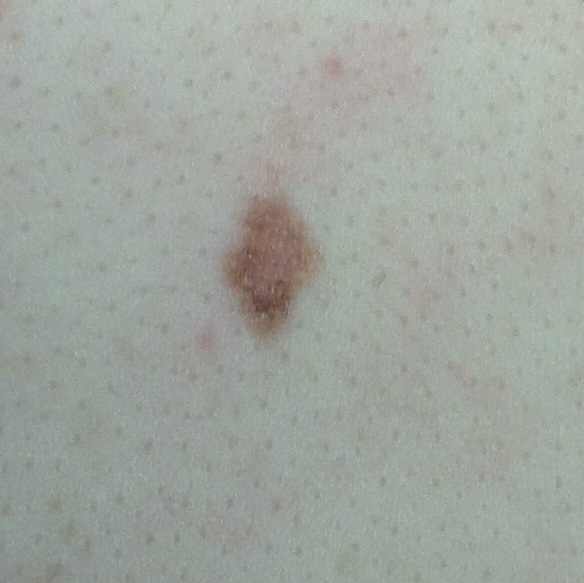
#> input picture data/images/low_risk_1.jpg, 584 x 583 px, found by its file name
$ python Melanoma_analysis.py   (older library calls are emulated)
#> lines starting #> are read from the running program, lines starting #| are printed output that depends on the picture; after the words box and inside, x2 and y2 are one past the last pixel; in counts of white or black regions, pixels touching at a corner belong together
# -*- coding: utf-8 -*-
"""
Created on Fri Nov 24 10:24:50 2017

@author: User
"""
import numpy as np
import matplotlib.image as mpimg
import matplotlib.pyplot as plt
from sklearn.cluster import KMeans
from scipy import ndimage
from skimage import measure
import math


dataset = ["low_risk_1.jpg","low_risk_2.jpg","low_risk_3.jpg","low_risk_4.jpg","low_risk_5.jpg",
 "low_risk_6.jpg","low_risk_7.jpg","low_risk_8.jpg","low_risk_9.jpg","low_risk_10.jpg","low_risk_11.jpg","medium_risk_1.jpg",
 "medium_risk_2.jpg","medium_risk_3.jpg","medium_risk_4.jpg","medium_risk_5.jpg","medium_risk_6.jpg",
 "medium_risk_7.jpg","medium_risk_8.jpg","medium_risk_9.jpg", "medium_risk_10.jpg","medium_risk_11.jpg","medium_risk_12.jpg","medium_risk_13.jpg"
  ,"medium_risk_14.jpg","medium_risk_15.jpg","medium_risk_16.jpg","melanoma_1.jpg","melanoma_2.jpg","melanoma_3.jpg",
  "melanoma_4.jpg","melanoma_5.jpg", "melanoma_6.jpg","melanoma_7.jpg","melanoma_8.jpg","melanoma_9.jpg",
  "melanoma_10.jpg", "melanoma_11.jpg","melanoma_12.jpg","melanoma_13.jpg","melanoma_14.jpg","melanoma_15.jpg", "melanoma_16.jpg",
  "melanoma_17.jpg","melanoma_18.jpg","melanoma_19.jpg","melanoma_20.jpg","melanoma_21.jpg", "melanoma_22.jpg" ,"melanoma_23.jpg",
  "melanoma_24.jpg","melanoma_25.jpg","melanoma_26.jpg","melanoma_27.jpg"]


ratio = np.zeros(len(dataset))
indexim = 0
for item in dataset:
         # Read original image
        filein="C:\\Users\\User\\Dropbox\\3 ICT for Health\\3 ICT Health Labs\\ICT Health Lab4\\"+ item
        im = mpimg.imread(filein)
#> im is the input picture: shape (583, 584, 3); mean R, G, B 159.4, 165.6, 158.5

        plt.figure()
        plt.imshow(im)
        plt.title('original image')
        plt.show()
        red_amount= im[:,:,0] #is the amount of red color, from 0 to 255
        gree_amount= im[:,:,1] #is the amount of green color, from 0 to 255
        blue_amount= im[:,:,2] #is the amount of blue color, from 0 to 255
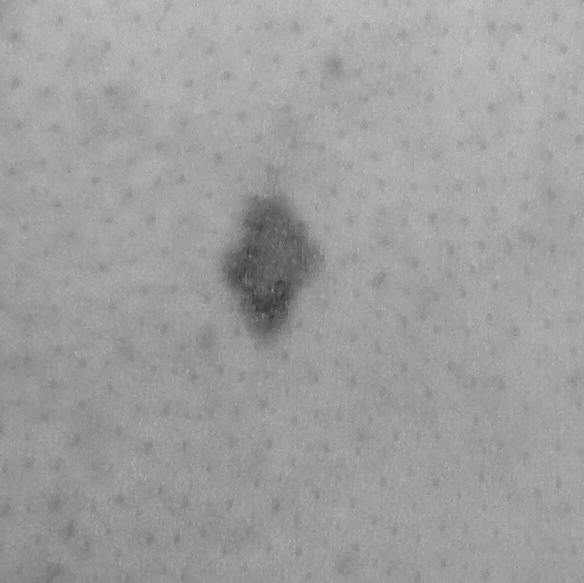
#> blue_amount: shape (583, 584); min 54, max 196, mean 158.5
        #Value [0,0,0] corresponds to black, value [255,255,255]
        #corresponds to white

        # K-means on original image
        number_clusters=3 # the number of clusters
        kmeans = KMeans(n_clusters =number_clusters , random_state=0 )
        #kmeans.fit(im)  # after executing this part of script it arises an error because python requires
        #a 2D Ndarray not a 3D Ndarray
        # reshape the array
        [N1, N2,N3]=im.shape
#> N1 = 583; N2 = 584; N3 = 3
        im_2D=im.reshape((N1*N2, N3)) # N1*N2 rows and N3 columns
        [Nr, Nc]=im_2D.shape
#> Nr = 340472; Nc = 3
        # K-means on 2D Ndarray
        kmeans.fit(im_2D)
        b=kmeans
        kmeans.cluster_centers_ # the centroids of the clusters
        labels=kmeans.labels_ #the  N1*N2 classes / clusters each pixel belongs to
        # the centroids are 3 NDarrays of float numbers, but we need
        #uint8 numbers to show the image; therefore the centroids become:
        centroids=kmeans.cluster_centers_.astype ('uint8')
        #These three centroids represent the three colors that k-means found as
        #representatives of all the image colors (the original image has
        #potentially 2^24 = 16 *10^6 different colors, but we want only 3 different colors)

        imm=im_2D.copy()
        imm_sci=imm.reshape((N1*N2, N3))
        #kmeans_centroids= kmeans.cluster_centers_. astype

        for kc in range (number_clusters):
             ind=(kmeans.labels_==kc)
             #imm_sci[ind,:]=centroids [kc,:]
             imm_sci[ind,:]=centroids[kc,:]
        # to show the image we need 3D Ndarray not 2D,  imm_sci is 3D must be transformed into 2D
        im3D = imm_sci.reshape((N1,N2,N3))
        i=80
        im3D = im3D[i:N1-1-i,i:N2-1-i,:]
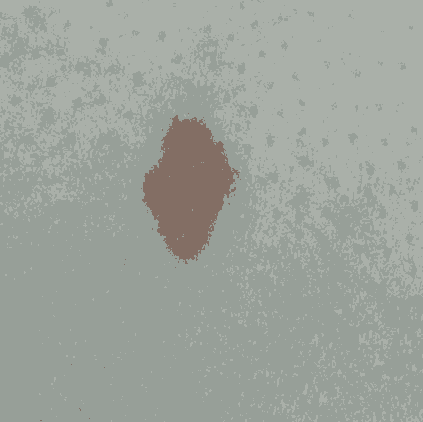
#> im3D: shape (422, 423, 3); mean of channels 0, 1, 2 157.3, 163.1, 156; drawn as R, G, B
        [N1,N2,N3]=im3D.shape
#> N1 = 422; N2 = 423

        plt.figure()
        plt.imshow(im3D)#, interpolation=None)
        plt.title('the result of scikit kmeans')
        plt.show()
        sum=[0,0,0]
        j=0
        # 1) find the darkest color it corresponds to the mole :
        # I had used this Relative luminance standard which consists
        #that the lowest value corresponds to the minimum sum  means this point has the lowest luminanace
        # so select the index because we are intersted to the darkest point
        for j in range (3):
            sum[j]= 0.2126*centroids[j,0] + 0.7152*centroids[j,1] + 0.0722*centroids[j,2]

        darkIndex = np.argmin(sum)
        darkest_color=centroids[darkIndex,:]

        new_imag = np.zeros((N1,N2))
        for column in range(N2):
           for row in range(N1):
              if (im3D[row,column,:]- centroids[darkIndex,:]).all()==0:
                  new_imag[row,column] = 1
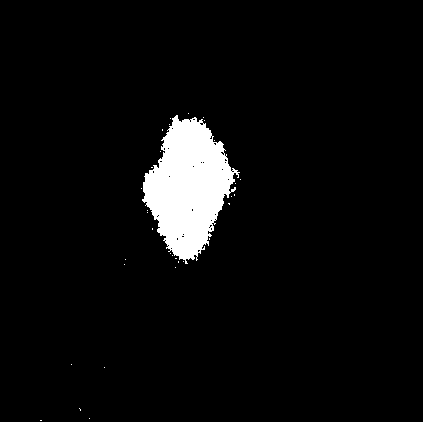
#> new_imag: shape (422, 423) float64; values 0 (black) and 1 (white), 4.8% white; 33 white regions (32 under 20 px), largest, box (x1, y1, x2, y2) and area: (142, 115, 240, 264) 8444

        plt.matshow(new_imag,cmap='Blues')
        plt.colorbar()
        plt.title('Mole Area')
        plt.axis('off')
        plt.show()
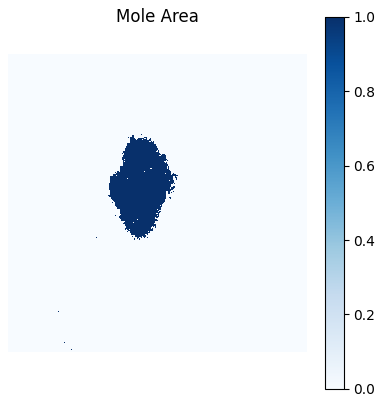
#> figure drawn by matplotlib, 2 panels
        # algorithm ipmlementation
        # Opening removes small objects
        # Dilation: maximum filter:
        separated_im=new_imag.copy()
        step = ndimage.binary_erosion(separated_im)
        step1= ndimage.binary_opening(step, structure=np.ones((13,13))).astype(np.int)
#> step: shape (422, 423) bool; 4.4% white; 7 white regions (6 under 20 px), largest, box (x1, y1, x2, y2) and area: (143, 116, 234, 259) 7759
        step2= ndimage.binary_dilation(step1).astype(separated_im.dtype)
#> step1: shape (422, 423) int64; values 0 (black) and 1 (white), 4% white; 1 white region, box (x1, y1, x2, y2) and area: (146, 123, 228, 257) 7209
        # Separate the mole from the rest of the image
        plt.matshow(step2,cmap='Blues')
#> step2: shape (422, 423) float64; values 0 (black) and 1 (white), 4.3% white; 1 white region, box (x1, y1, x2, y2) and area: (145, 122, 229, 258) 7617
        plt.colorbar()
        plt.title('Filtered Mole Area ')
        plt.axis('off')
        plt.show()

        step3=step2.copy()
        x,y = np.nonzero(step3)
#> x = 7617 values from 122 to 257
        step3=step2[np.min(x):np.max(x), np.min(y):np.max(y)]
        # find the median  and Calculate the center of the mole
        median_region=ndimage.measurements.center_of_mass(step3)
#> median_region = (64.76, 42.31)
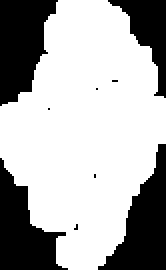
#> step3: shape (135, 83) float64 (shown 2 times larger); values 0 (black) and 1 (white), 67.7% white; 9 black regions (5 under 20 px), largest, box (x1, y1, x2, y2) and area: (0, 0, 29, 53) 1034, (49, 72, 83, 135) 1032, (0, 79, 34, 135) 966, (54, 0, 83, 49) 571
        center=[i for i in median_region]
#> center = [64.76, 42.31]
        center=[int(center[0]), int(center[1])]
#> center = [64, 42]
        '''
        plt.matshow(step3,cmap='Blues')
        plt.plot(center[1], center[0], 'ro')
        plt.colorbar()
        plt.title('Filtered Mole with median ')
        plt.axis('off')
        plt.show()'''

        # the algorime
        # find the median  and Calculate the center of the mole
        '''median_region1=ndimage.measurements.center_of_mass(step2)
        center2=[i for i in median_region1]
        center2=[int(center2[0]), int(center2[1])]'''

        index = []
        for j in range(0,N1):
             for k in range(0,N2):
                 if step2[j,k] == 1:
                    index.append((j,k))
        center2 = np.median(index, axis=0)
        center2=center2.astype(int)
        # Opening removes small objects
        # Separate the mole from the rest of the image
        plt.matshow(step2,cmap='Blues')
        plt.plot(center2[0], center2[1], 'ro')
        plt.colorbar()
        plt.title('Filtered Mole with median ')
        plt.axis('off')
        plt.show(block=False)

        above=0
        left=0
        right=0
        leftdist=[]
        abovedist=[]
        rightdist=[]
        #while Repeat:
        # compute for above
        for above in range(center2[0]):
             if (step2[center2[0]-above, center2[1]]==1):
                 for left in range(center2[1]):
                    if (step2[center2[0]-above, center2[1]-left]==1):
                        leftdist.append(left)
                 for right in range (len(step2[0])-center2[1]):
                     if (step2[center2[0]-above, center2[1]+right]==1):
                         rightdist.append(right)

             abovedist.append(above)
             left=0
             right=0

        '''print(upperdist)
        print(rightdist)
        print(leftdist)'''

        under=0
        right1=0
        left1=0

        underdist=[]
        right1dist=[]
        left1dist=[]

        for under in range(len(step2)-center2[0]):
             if (step2[center2[0]+under, center2[1]]==1):
                 for left1 in range(center2[1]):
                    if (step2[center2[0]+under, center2[1]-left1]==1):
                         left1dist.append(left1)
                 for right1 in range(len(step2[1])-center2[1]):
                     if (step2[center2[0]+under, center2[1]+right1]==1):
                         right1dist.append(right1)

                 underdist.append(under)
                 right1=0
                 left1=0
        '''print(underdist)
        print(rightdist2)
        print(leftdist2)'''
        maxright=right1dist+rightdist
        maxleft=left1dist+leftdist
        bothleft_right=maxright+maxleft
        bothabove_under= underdist +abovedist

        moverow=center2[0]-np.max(bothabove_under) #==> xxxxxx
        movecol=center2[1]-np.max(maxleft)   #==> yyyyy

        ony= center2[1]+np.max(maxright)# column
        onx=center2[0]+np.max(bothabove_under) # row

        # I decide to leave a magre of 20
        step4=step2[int(moverow): int(onx), int(movecol): int(ony) ]

        newcenter=[center2[0]-moverow, center2[1]- movecol]

        #center2[0]is for x movements means for column movements
        #center2[1] is for x movement means for row movements
        # Opening removes small objects
        # Separate the mole from the rest of the image
        plt.matshow(step4,cmap='Blues')
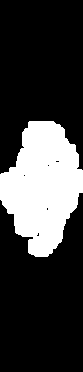
#> step4: shape (372, 83) float64; values 0 (black) and 1 (white), 24.6% white; 1 white region, box (x1, y1, x2, y2) and area: (0, 121, 83, 257) 7604
        plt.plot(newcenter[1], newcenter[0], 'ro')
        plt.colorbar()
        plt.title('Filtered centred Mole with median ')
        plt.axis('on')
        plt.show(block=False)
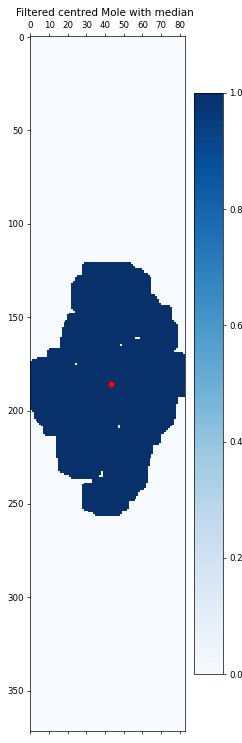
#> figure drawn by matplotlib, 2 panels

        #Calculate the contour
        #method one
        # Find contours at a constant value of 0.8
        contours = measure.find_contours(step4, 0.8)
#> (the run stopped early here; a loop or call above may not have finished)

$ run again, with data/images/low_risk_6.jpg copied over data/images/low_risk_1.jpg
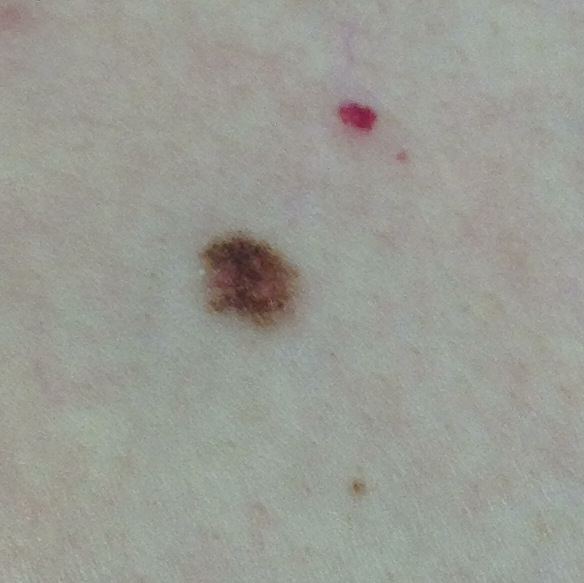
#> input picture data/images/low_risk_6.jpg, 584 x 583 px, found by its file name
#> im is the input picture: shape (583, 584, 3); mean R, G, B 154, 155.1, 147.8
#> after the loop `for column in range(N2):`:
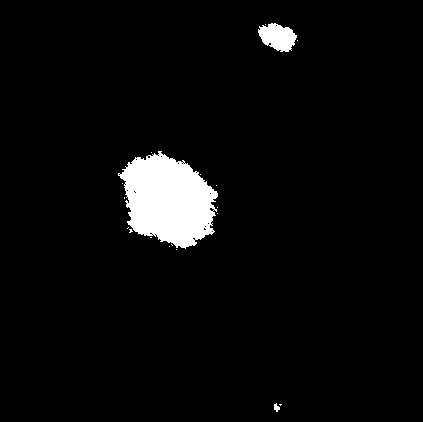
#> new_imag: shape (422, 423) float64; values 0 (black) and 1 (white), 4.1% white; 19 white regions (16 under 20 px), largest, box (x1, y1, x2, y2) and area: (118, 151, 218, 249) 6555, (258, 23, 297, 52) 764, (274, 403, 280, 412) 34
#> step: shape (422, 423) bool; 3.8% white; 4 white regions (2 under 20 px), largest, box (x1, y1, x2, y2) and area: (120, 152, 217, 247) 6095, (259, 24, 296, 51) 646
#> step1: shape (422, 423) int64; values 0 (black) and 1 (white), 3.5% white; 2 white regions, box (x1, y1, x2, y2) and area: (127, 158, 210, 245) 5683, (263, 27, 292, 49) 537
#> step2: shape (422, 423) float64; values 0 (black) and 1 (white), 3.7% white; 2 white regions, box (x1, y1, x2, y2) and area: (126, 157, 211, 246) 5973, (262, 26, 293, 50) 628
#> step3: shape (219, 166) float64; values 0 (black) and 1 (white), 18.1% white; 2 white regions, box (x1, y1, x2, y2) and area: (0, 131, 85, 219) 5956, (136, 0, 166, 24) 613
#> step4: shape (390, 84) float64; values 0 (black) and 1 (white), 18.2% white; 1 white region, box (x1, y1, x2, y2) and area: (0, 156, 84, 245) 5959
#> `plt.show(block=False)`:
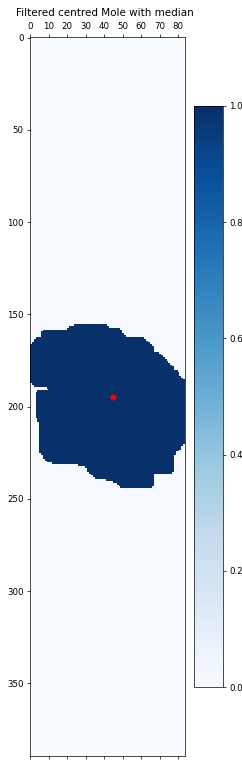
#> figure drawn by matplotlib, 2 panels

$ run again, with data/images/low_risk_7.jpg copied over data/images/low_risk_1.jpg
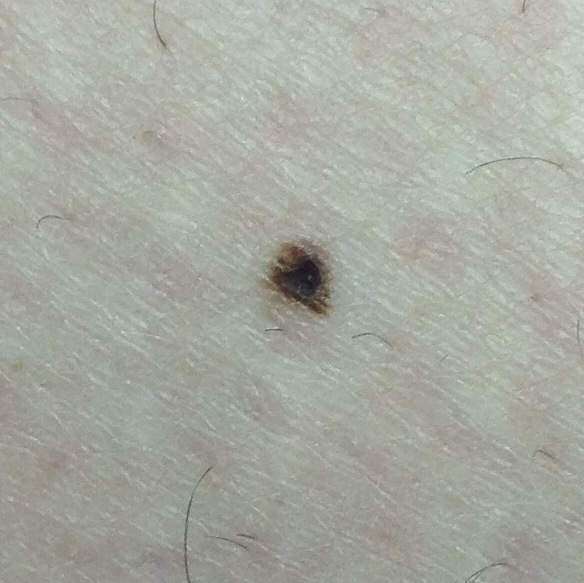
#> input picture data/images/low_risk_7.jpg, 584 x 583 px, found by its file name
#> im is the input picture: shape (583, 584, 3); mean R, G, B 166.1, 169.8, 160.3
#> after the loop `for column in range(N2):`:
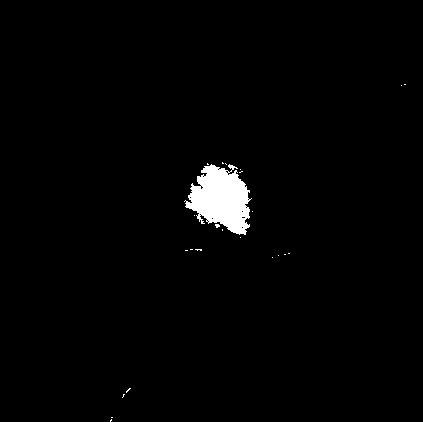
#> new_imag: shape (422, 423) float64; values 0 (black) and 1 (white), 1.7% white; 24 white regions (23 under 20 px), largest, box (x1, y1, x2, y2) and area: (184, 164, 252, 235) 2983
#> step: shape (422, 423) bool; 1.5% white; 5 white regions (4 under 20 px), largest, box (x1, y1, x2, y2) and area: (186, 165, 249, 234) 2597
#> step1: shape (422, 423) int64; values 0 (black) and 1 (white), 1.2% white; 1 white region, box (x1, y1, x2, y2) and area: (193, 171, 247, 227) 2183
#> step2: shape (422, 423) float64; values 0 (black) and 1 (white), 1.3% white; 1 white region, box (x1, y1, x2, y2) and area: (192, 170, 248, 228) 2365
#> step3: shape (57, 55) float64; values 0 (black) and 1 (white), 74.6% white; 4 black regions, box (x1, y1, x2, y2) and area: (0, 40, 34, 57) 302, (0, 0, 16, 20) 233, (33, 0, 55, 18) 166, (50, 34, 55, 57) 95
#> step4: shape (394, 55) float64; values 0 (black) and 1 (white), 10.9% white; 1 white region, box (x1, y1, x2, y2) and area: (0, 169, 55, 227) 2352
#> `plt.show(block=False)`:
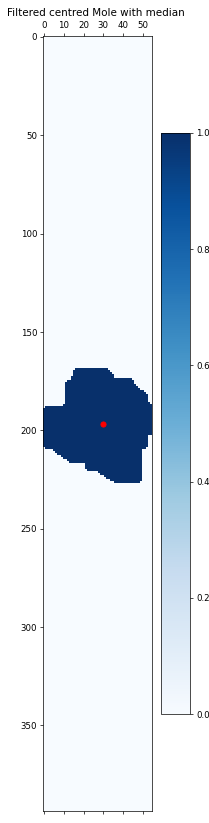
#> figure drawn by matplotlib, 2 panels
